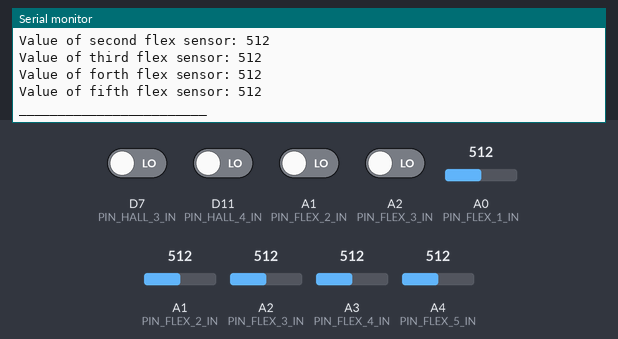
Simulated run of this sketch. Board: nRF52 board. On the bench: the last lines printed to the serial monitor. The test bench sets the inputs (shaded band); at power-on: A1 (PIN_FLEX_2_IN), A2 (PIN_FLEX_3_IN), D7 (PIN_HALL_3_IN), D11 (PIN_HALL_4_IN) LOW, A0 (PIN_FLEX_1_IN) = 512, A1 (PIN_FLEX_2_IN) = 512, A2 (PIN_FLEX_3_IN) = 512, A3 (PIN_FLEX_4_IN) = 512, A4 (PIN_FLEX_5_IN) = 512.

Above: at 5.8 s.
5.9 s: A0 (PIN_FLEX_1_IN) set to 716
11.9 s: A1 (PIN_FLEX_2_IN) set to 716
17.9 s: A2 (PIN_FLEX_3_IN) set to 716
23.9 s: A3 (PIN_FLEX_4_IN) set to 716
At 26.5 s:
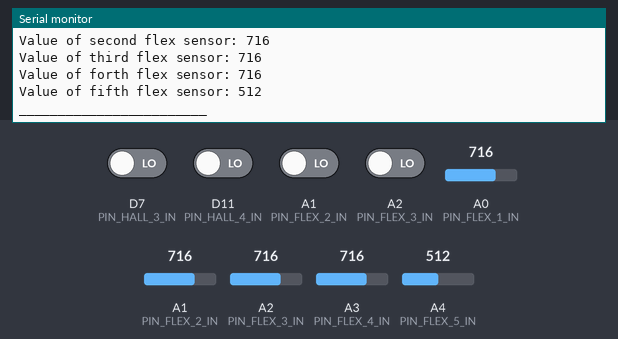
29.9 s: A4 (PIN_FLEX_5_IN) set to 716
At 30.4 s:
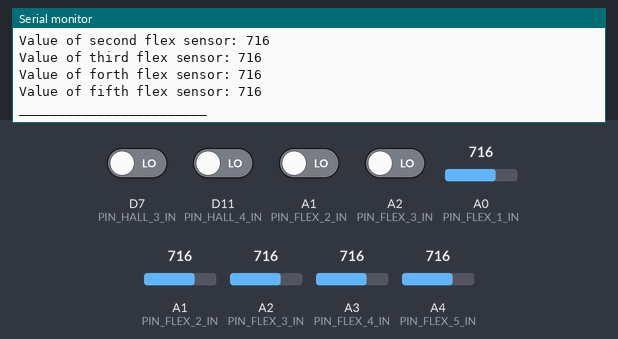

The sketch:

Testing_All_inputs.ino
```cpp
#include <Arduino.h>
#include <Adafruit_NeoPixel.h>
#include <bluefruit.h>

//flex sensor pins Input
int PIN_FLEX_1_IN = A0;
int PIN_FLEX_2_IN = A1;
int PIN_FLEX_3_IN = A2;
int PIN_FLEX_4_IN = A3;
int PIN_FLEX_5_IN = A4;

//Hall PINS Input
int PIN_HALL_1_IN =16 ;
int PIN_HALL_2_IN =15 ;
int PIN_HALL_3_IN =7 ;
int PIN_HALL_4_IN =11 ;

void pinsetup(){
  pinMode(PIN_HALL_1_IN, INPUT);
  pinMode(PIN_HALL_2_IN, INPUT);
  pinMode(PIN_HALL_3_IN, INPUT);
  pinMode(PIN_HALL_4_IN, INPUT);
  pinMode(PIN_FLEX_1_IN, INPUT);
  pinMode(PIN_FLEX_2_IN, INPUT);
  pinMode(PIN_FLEX_3_IN, INPUT);
  pinMode(PIN_FLEX_4_IN, INPUT);
  pinMode(PIN_FLEX_5_IN, INPUT);
}
void setup() {
  // put your setup code here, to run once:
Serial.begin(115200);
Serial.println("setting up pins:");
pinsetup();

}

void loop() {
  // put your main code here, to run repeatedly:
  Serial.print("Value of first button: ");
  Serial.println(digitalRead(PIN_HALL_1_IN));
  Serial.print("Value of second button: ");
  Serial.println(digitalRead(PIN_HALL_2_IN));
  Serial.print("Value of third button: ");
  Serial.println(digitalRead(PIN_HALL_3_IN));
  Serial.print("Value of forth button: ");
  Serial.println(digitalRead(PIN_HALL_4_IN));
  Serial.println("________________________ ");
  Serial.print("Value of first flex sensor: ");
  Serial.println(analogRead(PIN_FLEX_1_IN));
  Serial.print("Value of second flex sensor: ");
  Serial.println(analogRead(PIN_FLEX_2_IN));
  Serial.print("Value of third flex sensor: ");
  Serial.println(analogRead(PIN_FLEX_3_IN));
  Serial.print("Value of forth flex sensor: ");
  Serial.println(analogRead(PIN_FLEX_4_IN));
  Serial.print("Value of fifth flex sensor: ");
  Serial.println(analogRead(PIN_FLEX_5_IN));
  Serial.println("________________________ ");
  delay(5000);

}
```

Measured:
- after the input at 23.9 s, the serial monitor: prints a new line after 1.1 s (image 1)
- after the input at 29.9 s, the serial monitor: prints a new line after 0.12 s (image 2)
